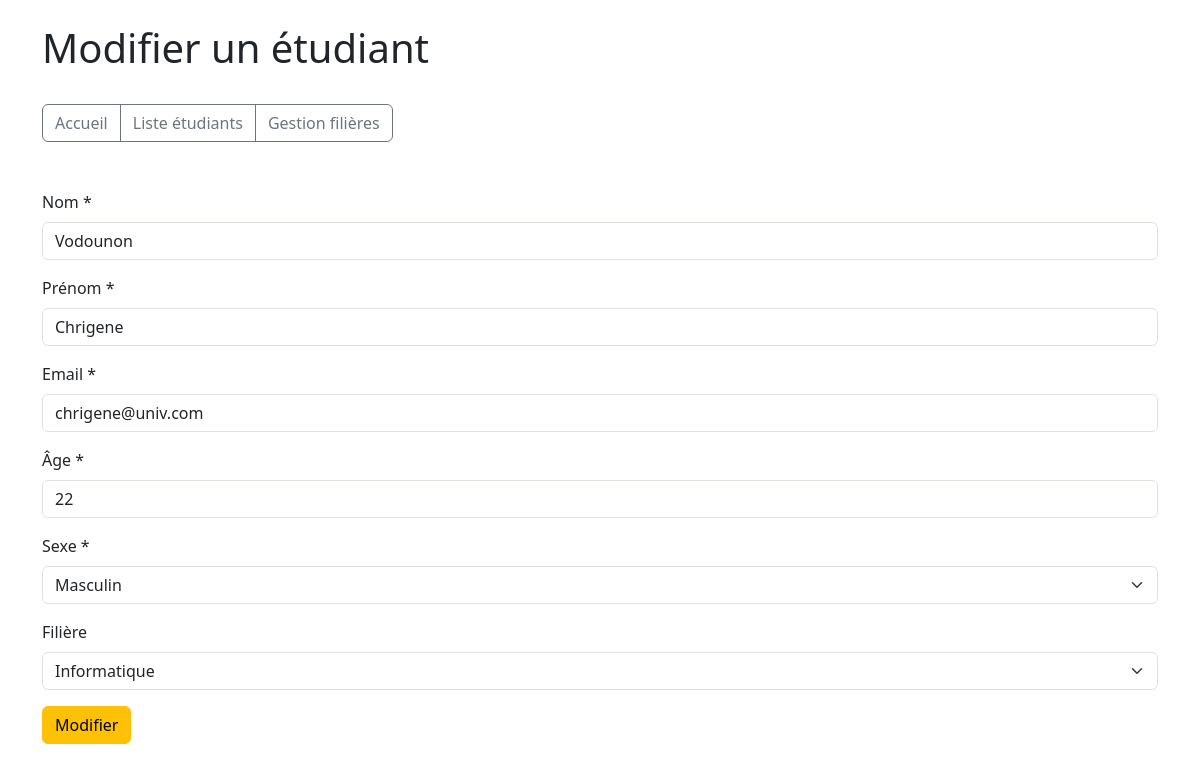
/demo/etudiants_edit.php?id=1, run on the app's committed database.
### tables this page shows
CREATE TABLE IF NOT EXISTS etudiants (
    id INT AUTO_INCREMENT PRIMARY KEY,
    nom VARCHAR(100) NOT NULL,
    prenom VARCHAR(100) NOT NULL,
    email VARCHAR(150) NOT NULL UNIQUE,
    age INT NOT NULL,
    sexe ENUM('M', 'F') NOT NULL,
    filiere_id INT DEFAULT NULL,
    created_at DATETIME DEFAULT CURRENT_TIMESTAMP,
    FOREIGN KEY (filiere_id) REFERENCES filieres(id) ON DELETE SET NULL
);

CREATE TABLE IF NOT EXISTS filieres (
    id INT AUTO_INCREMENT PRIMARY KEY,
    nom VARCHAR(100) NOT NULL,
    description TEXT,
    created_at DATETIME DEFAULT CURRENT_TIMESTAMP
);

### app/Config.php (called while the page is built, shortened)
<?php
class Config
{
    private static array $configs = [];
    public static function get(string $file): array
    {
        $configPath = __DIR__ . '/../config/' . $file . '.php';
        self::$configs[$file] = require $configPath;
        return self::$configs[$file];
    }
}

### config/database.php (called while the page is built)
<?php
return [
    'hostname' => 'localhost',
    'username' => 'root',
    'password' => '',
    'dbname' => 'test',
    'port' => '3307',
    'charset' => 'utf8'
];

### app/Database.php (called while the page is built, shortened)
<?php
require_once 'Config.php';
class Database
{
    private static ?\PDO $pdo = null;
    public static function connectTo(): \PDO
    {
        $config = Config::get('database');
        try {
            $dsn = "mysql:host={$config['hostname']};dbname={$config['dbname']};port={$config['port']};charset={$config['charset']}";
            self::$pdo = new \PDO($dsn, $config['username'], $config['password'], [
                \PDO::ATTR_ERRMODE => \PDO::ERRMODE_EXCEPTION,
                \PDO::ATTR_DEFAULT_FETCH_MODE => \PDO::FETCH_ASSOC,
                \PDO::ATTR_EMULATE_PREPARES => false
            ]);
            return self::$pdo;
        } catch (\PDOException $e) {
            throw new \Exception("Erreur de connexion à la base de données : " . $e->getMessage());
        }
    }
}

### app/Model.php (called while the page is built, shortened)
<?php
class Model
{
    private static ?\PDO $pdo = null;
    private string $table;
    private string $primaryKey;
    public function __construct(string $table, string $primaryKey)
    {
        $this->table = $table;
        $this->primaryKey = $primaryKey;
        if (self::$pdo === null) {
            self::$pdo = Database::connectTo();
        }
    }
    public function read(int $id = null, string $orderBy = null): array
    {
        if ($id) {
            $sql = "SELECT * FROM {$this->table} WHERE {$this->primaryKey} = :{$this->primaryKey}";
            $statement = self::$pdo->prepare($sql);
            $statement->execute([$this->primaryKey => $id]);
            return $statement->fetch() ?: [];
        } else {
            $orderBy = $orderBy ?? "{$this->primaryKey} DESC";
            $sql = "SELECT * FROM {$this->table} ORDER BY {$orderBy}";
            $statement = self::$pdo->query($sql);
            return $statement->fetchAll();
        }
    }
}

### app/Security.php (called while the page is built, shortened)
<?php
class Security
{
    public static function escape(string $data): string
    {
        return htmlspecialchars($data, ENT_QUOTES, 'UTF-8');
    }
}

### demo/etudiants_edit.php (the view, shortened to what this page needs)
<?php
require_once __DIR__ . '/../app/Database.php';
require_once __DIR__ . '/../app/Model.php';
require_once __DIR__ . '/../app/Security.php';
$etudiant = [];
$filieres = [];
$id = (int)($_GET['id'] ?? 0);
try {
    $etudiantModel = new Model('etudiants', 'id');
    $etudiant = $etudiantModel->read($id);
} catch (Exception $e) {
    $message = Alert::error('Erreur lors du chargement : ' . $e->getMessage());
}
try {
    $filiereModel = new Model('filieres', 'id');
    $filieres = $filiereModel->read();
} catch (Exception $e) {
    $filieres = [];
}
?>
<!DOCTYPE html>
<html lang="fr">
<head>
    <link href="../bootstrap-5.3.7-dist/css/bootstrap.min.css" rel="stylesheet">
</head>
<body>
    <div class="container mt-4">
        <h1>Modifier un étudiant</h1>
        <div class="btn-group my-4" role="group">
            <a href="index.php" class="btn btn-outline-secondary">Accueil</a>
            <a href="etudiants_list.php" class="btn btn-outline-secondary">Liste étudiants</a>
            <a href="filieres.php" class="btn btn-outline-secondary">Gestion filières</a>
        </div>
        <?php if (!empty($etudiant)): ?>
        <form method="POST" class="mt-4">
                <div class="mb-3">
                    <label for="nom" class="form-label">Nom *</label>
                    <input type="text" class="form-control" id="nom" name="nom"
                           value="<?= Security::escape($etudiant['nom']) ?>" required>
                </div>
                <div class="mb-3">
                    <label for="prenom" class="form-label">Prénom *</label>
                    <input type="text" class="form-control" id="prenom" name="prenom"
                           value="<?= Security::escape($etudiant['prenom']) ?>" required>
                </div>
                <div class="mb-3">
                    <label for="email" class="form-label">Email *</label>
                    <input type="email" class="form-control" id="email" name="email"
                           value="<?= Security::escape($etudiant['email']) ?>" required>
                </div>
                <div class="mb-3">
                    <label for="age" class="form-label">Âge *</label>
                    <input type="number" class="form-control" id="age" name="age"
                           min="16" max="99" value="<?= Security::escape($etudiant['age'] ?? '') ?>" required>
                </div>
                <div class="mb-3">
                    <label for="sexe" class="form-label">Sexe *</label>
                    <select class="form-select" id="sexe" name="sexe" required>
                        <option value="M" <?= ($etudiant['sexe'] ?? '') == 'M' ? 'selected' : '' ?>>Masculin</option>
                    </select>
                </div>
                <div class="mb-3">
                    <label for="filiere_id" class="form-label">Filière</label>
                    <select class="form-select" id="filiere_id" name="filiere_id">
                        <?php foreach ($filieres as $filiere): ?>
                            <option value="<?= $filiere['id'] ?>"
                                    <?= ($etudiant['filiere_id'] == $filiere['id']) ? 'selected' : '' ?>>
                                <?= Security::escape($filiere['nom']) ?>
                            </option>
                        <?php endforeach; ?>
                    </select>
                </div>
                <div class="mb-3">
                    <button type="submit" name="modifier" class="btn btn-warning">Modifier</button>
                </div>
        </form>
        <?php else: ?>
        <div class="alert alert-danger">
            Enregistrement non trouvé ou erreur de chargement.
        </div>
        <?php endif; ?>
    </div>
</body>
</html>

### data on the page
etudiants: nom "Vodounon", prenom "Chrigene", email "chrigene@univ.com", age "22", sexe "Masculin", filiere_id "Informatique"
